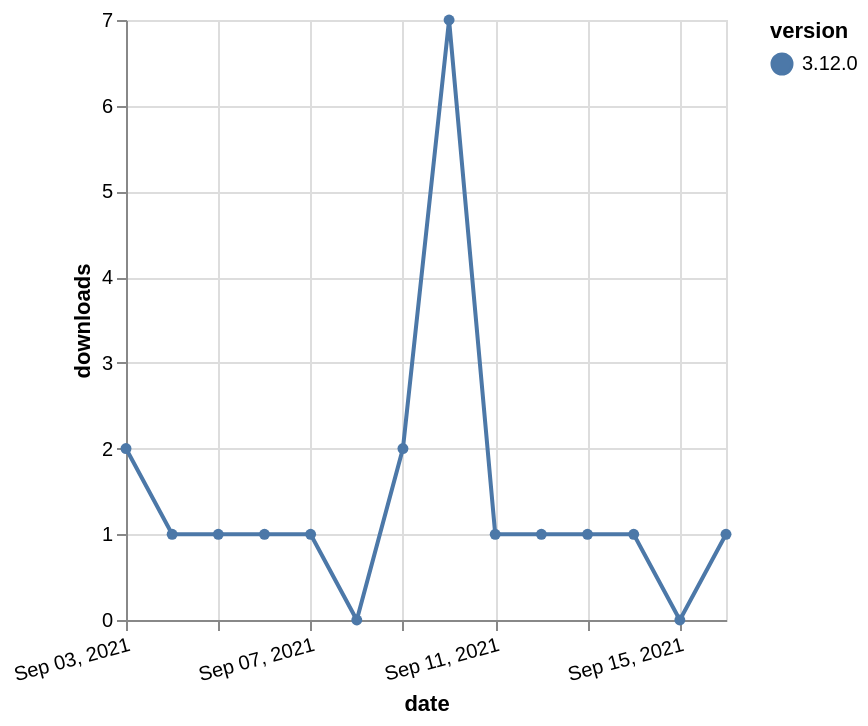

Specify this chart in Vega-Lite:
### Vega-Lite specification from a JSON file in a GitHub repository (floating-point values rounded to 4 significant figures)
{"$schema": "https://vega.github.io/schema/vega-lite/v5.json", "description": "A simple bar chart with embedded data.", "data": {"values": [{"date": "2021-09-03", "total": 502, "delta": 2, "version": "3.12.0"}, {"date": "2021-09-04", "total": 503, "delta": 1, "version": "3.12.0"}, {"date": "2021-09-05", "total": 504, "delta": 1, "version": "3.12.0"}, {"date": "2021-09-06", "total": 505, "delta": 1, "version": "3.12.0"}, {"date": "2021-09-07", "total": 506, "delta": 1, "version": "3.12.0"}, {"date": "2021-09-08", "total": 506, "delta": 0, "version": "3.12.0"}, {"date": "2021-09-09", "total": 508, "delta": 2, "version": "3.12.0"}, {"date": "2021-09-10", "total": 515, "delta": 7, "version": "3.12.0"}, {"date": "2021-09-11", "total": 516, "delta": 1, "version": "3.12.0"}, {"date": "2021-09-12", "total": 517, "delta": 1, "version": "3.12.0"}, {"date": "2021-09-13", "total": 518, "delta": 1, "version": "3.12.0"}, {"date": "2021-09-14", "total": 519, "delta": 1, "version": "3.12.0"}, {"date": "2021-09-15", "total": 519, "delta": 0, "version": "3.12.0"}, {"date": "2021-09-16", "total": 520, "delta": 1, "version": "3.12.0"}]}, "width": "container", "mark": {"type": "line", "point": {"filled": true}}, "encoding": {"x": {"field": "date", "type": "temporal", "timeUnit": "yearmonthdate", "title": "date", "axis": {"labelAngle": -15}}, "y": {"field": "delta", "type": "quantitative", "title": "downloads"}, "color": {"field": "version", "type": "nominal"}, "tooltip": {"field": "delta"}}}
